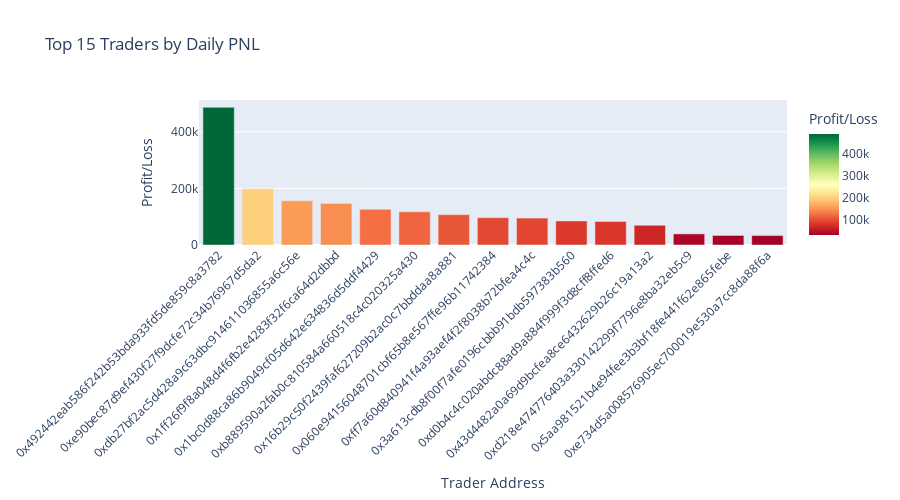
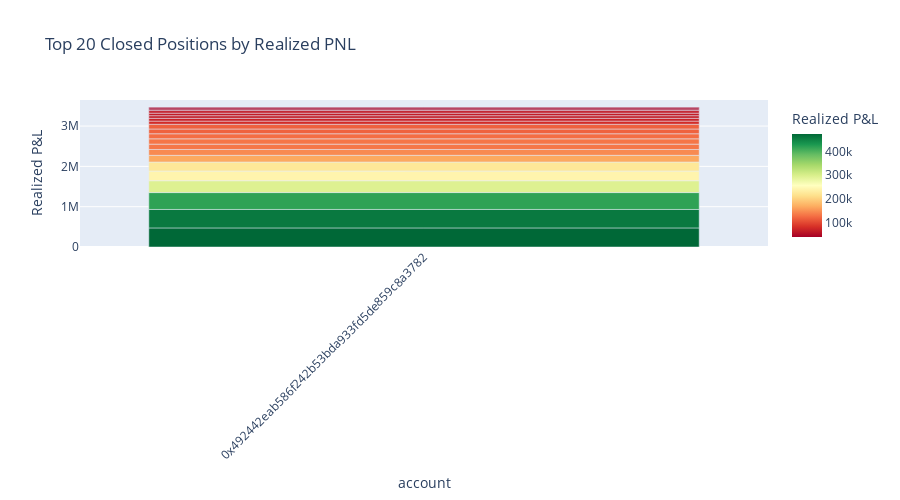
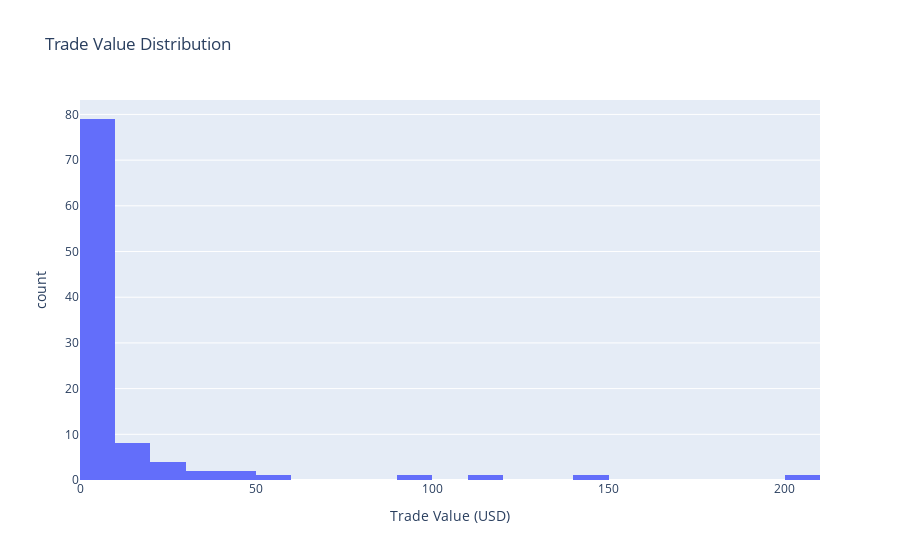
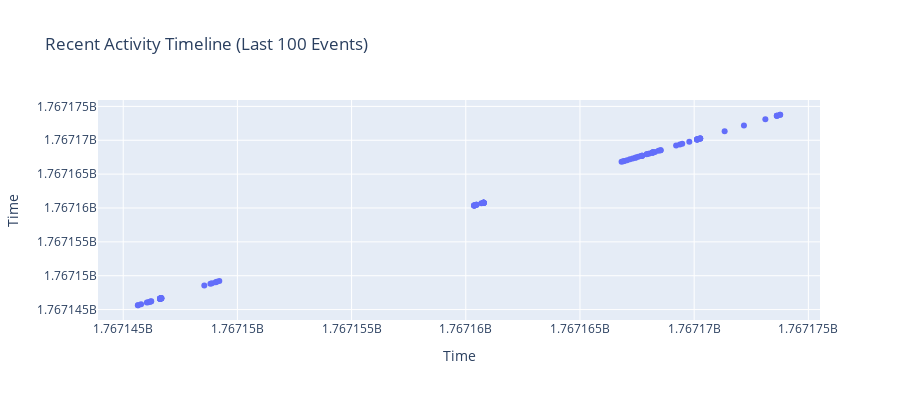

Notebook source saved alongside these figures, in order:
### Code cell
# Visualize Leaderboard - Top Traders by PNL
if len(df_leaderboard) > 0 and 'pnl' in df_leaderboard.columns:
    fig1 = px.bar(
        df_leaderboard.head(15),
        x='account' if 'account' in df_leaderboard.columns else df_leaderboard.columns[0],
        y='pnl',
        title='Top 15 Traders by Daily PNL',
        labels={'pnl': 'Profit/Loss', 'account': 'Trader Address'},
        color='pnl',
        color_continuous_scale='RdYlGn'
    )
    fig1.update_layout(xaxis_tickangle=-45, height=500)
    display(fig1)

# Visualize Closed Positions - Best Realized PNL
if len(df_closed_positions) > 0 and 'realizedPnl' in df_closed_positions.columns:
    fig2 = px.bar(
        df_closed_positions.head(20),
        x=df_closed_positions.columns[0],
        y='realizedPnl',
        title='Top 20 Closed Positions by Realized PNL',
        labels={'realizedPnl': 'Realized P&L'},
        color='realizedPnl',
        color_continuous_scale='RdYlGn'
    )
    fig2.update_layout(xaxis_tickangle=-45, height=500)
    display(fig2)

# Visualize Trade Volume Distribution
if len(df_trades) > 0:
    if 'size' in df_trades.columns and 'price' in df_trades.columns:
        # Calculate trade value
        df_trades_viz = df_trades.with_columns([
            (pl.col('size').cast(pl.Float64) * pl.col('price').cast(pl.Float64)).alias('trade_value')
        ])
        
        fig3 = px.histogram(
            df_trades_viz,
            x='trade_value',
            nbins=30,
            title='Trade Value Distribution',
            labels={'trade_value': 'Trade Value (USD)'}
        )
        display(fig3)

# Activity Timeline
if len(df_activity) > 0 and 'timestamp' in df_activity.columns:
    df_activity_viz = df_activity.with_columns([
        pl.col('timestamp').cast(pl.Int64).alias('ts_int')
    ]).sort('ts_int')
    
    fig4 = px.scatter(
        df_activity_viz.head(100),
        x='timestamp',
        y=df_activity_viz.columns[1] if len(df_activity_viz.columns) > 1 else 'timestamp',
        title='Recent Activity Timeline (Last 100 Events)',
        labels={'timestamp': 'Time'}
    )
    fig4.update_layout(height=400)
    display(fig4)

print("\n✅ Visualization complete!")

### Figure 1 — Plotly figure (JSON) as saved in the notebook; plotly's stock layout.template omitted (floating-point values rounded to 4 significant figures)
{"data": [{"hovertemplate": "Trader Address=%{x}<br>Profit/Loss=%{marker.color}<extra></extra>", "legendgroup": "", "marker": {"color": [486800.0, 198800.0, 156300.0, 146800.0, 126200.0, 117100.0, 107300.0, 96500.0, 95150.0, 85170.0, 83410.0, 69740.0, 39250.0, 33690.0, 33270.0], "coloraxis": "coloraxis", "pattern": {"shape": ""}}, "name": "", "orientation": "v", "showlegend": false, "textposition": "auto", "type": "bar", "x": ["0x492442eab586f242b53bda933fd5de859c8a3782", "0xe90bec87d9ef430f27f9dcfe72c34b76967d5da2", "0xdb27bf2ac5d428a9c63dbc914611036855a6c56e", "0x1ff26f9f8a048d4f6fb2e4283f32f6ca64d2dbbd", "0x1bc0d88ca86b9049cf05d642e634836d5ddf4429", "0xb889590a2fab0c810584a660518c4c020325a430", "0x16b29c50f2439faf627209b2ac0c7bbddaa8a881", "0x060e94156048701cbf65b8e567ffe96b11742384", "0xff7a60d840941f4a93aef4f2f8038b72bfea4c4c", "0x3a613cdb8f00f7afe0196cbbb91bdb597383b560", "0xd0b4c4c020abdc88ad9a884f999f3d8cff8ffed6", "0x43d4482a0a69d9bcfea8ce6432629b26c19a13a2", "0xd218e474776403a330142299f7796e8ba32eb5c9", "0x5aa981521b4e94fee3b3bf18fe441f62e865febe", "0xe734d5a008576905ec700019e530a7cc8da88f6a"], "xaxis": "x", "y": [486800.0, 198800.0, 156300.0, 146800.0, 126200.0, 117100.0, 107300.0, 96500.0, 95150.0, 85170.0, 83410.0, 69740.0, 39250.0, 33690.0, 33270.0], "yaxis": "y"}], "layout": {"barmode": "relative", "coloraxis": {"colorbar": {"title": {"text": "Profit/Loss"}}, "colorscale": [[0, "rgb(165,0,38)"], [0.1, "rgb(215,48,39)"], [0.2, "rgb(244,109,67)"], [0.3, "rgb(253,174,97)"], [0.4, "rgb(254,224,139)"], [0.5, "rgb(255,255,191)"], [0.6, "rgb(217,239,139)"], [0.7, "rgb(166,217,106)"], [0.8, "rgb(102,189,99)"], [0.9, "rgb(26,152,80)"], [1, "rgb(0,104,55)"]]}, "height": 500, "legend": {"tracegroupgap": 0}, "title": {"text": "Top 15 Traders by Daily PNL"}, "xaxis": {"anchor": "y", "domain": [0, 1], "tickangle": -45, "title": {"text": "Trader Address"}}, "yaxis": {"anchor": "x", "domain": [0, 1], "title": {"text": "Profit/Loss"}}}}

### Figure 2 — Plotly figure (JSON) as saved in the notebook; plotly's stock layout.template omitted (floating-point values rounded to 4 significant figures)
{"data": [{"hovertemplate": "account=%{x}<br>Realized P&L=%{marker.color}<extra></extra>", "legendgroup": "", "marker": {"color": [473300.0, 457900.0, 418300.0, 294200.0, 240700.0, 223400.0, 165900.0, 145300.0, 132500.0, 132000.0, 125800.0, 118000.0, 117400.0, 78260.0, 69190.0, 64720.0, 63730.0, 63080.0, 41560.0, 38830.0], "coloraxis": "coloraxis", "pattern": {"shape": ""}}, "name": "", "orientation": "v", "showlegend": false, "textposition": "auto", "type": "bar", "x": ["0x492442eab586f242b53bda933fd5de859c8a3782", "0x492442eab586f242b53bda933fd5de859c8a3782", "0x492442eab586f242b53bda933fd5de859c8a3782", "0x492442eab586f242b53bda933fd5de859c8a3782", "0x492442eab586f242b53bda933fd5de859c8a3782", "0x492442eab586f242b53bda933fd5de859c8a3782", "0x492442eab586f242b53bda933fd5de859c8a3782", "0x492442eab586f242b53bda933fd5de859c8a3782", "0x492442eab586f242b53bda933fd5de859c8a3782", "0x492442eab586f242b53bda933fd5de859c8a3782", "0x492442eab586f242b53bda933fd5de859c8a3782", "0x492442eab586f242b53bda933fd5de859c8a3782", "0x492442eab586f242b53bda933fd5de859c8a3782", "0x492442eab586f242b53bda933fd5de859c8a3782", "0x492442eab586f242b53bda933fd5de859c8a3782", "0x492442eab586f242b53bda933fd5de859c8a3782", "0x492442eab586f242b53bda933fd5de859c8a3782", "0x492442eab586f242b53bda933fd5de859c8a3782", "0x492442eab586f242b53bda933fd5de859c8a3782", "0x492442eab586f242b53bda933fd5de859c8a3782"], "xaxis": "x", "y": [473300.0, 457900.0, 418300.0, 294200.0, 240700.0, 223400.0, 165900.0, 145300.0, 132500.0, 132000.0, 125800.0, 118000.0, 117400.0, 78260.0, 69190.0, 64720.0, 63730.0, 63080.0, 41560.0, 38830.0], "yaxis": "y"}], "layout": {"barmode": "relative", "coloraxis": {"colorbar": {"title": {"text": "Realized P&L"}}, "colorscale": [[0, "rgb(165,0,38)"], [0.1, "rgb(215,48,39)"], [0.2, "rgb(244,109,67)"], [0.3, "rgb(253,174,97)"], [0.4, "rgb(254,224,139)"], [0.5, "rgb(255,255,191)"], [0.6, "rgb(217,239,139)"], [0.7, "rgb(166,217,106)"], [0.8, "rgb(102,189,99)"], [0.9, "rgb(26,152,80)"], [1, "rgb(0,104,55)"]]}, "height": 500, "legend": {"tracegroupgap": 0}, "title": {"text": "Top 20 Closed Positions by Realized PNL"}, "xaxis": {"anchor": "y", "domain": [0, 1], "tickangle": -45, "title": {"text": "account"}}, "yaxis": {"anchor": "x", "domain": [0, 1], "title": {"text": "Realized P&L"}}}}

### Figure 3 — Plotly figure (JSON) as saved in the notebook; plotly's stock layout.template omitted (floating-point values rounded to 4 significant figures)
{"data": [{"bingroup": "x", "hovertemplate": "Trade Value (USD)=%{x}<br>count=%{y}<extra></extra>", "legendgroup": "", "marker": {"color": "#636efa", "pattern": {"shape": ""}}, "name": "", "nbinsx": 30, "orientation": "v", "showlegend": false, "type": "histogram", "x": [2.46, 3.0, 207.0, 1.45, 4.5, 1.65, 26.62, 4.544, 5.0, 8.64, 3.6, 1.45, 18.72, 0.1018, 48.32, 1.71, 4.0, 29.0, 10.8, 1.0, 3.55, 2.9, 1.0, 1.02, 1.183, 7.2, 4.995, 2.9, 7.1, 1.49, 8.64, 1.5, 1.08, 26.07, 4.5, 13.2, 1.1, 1.1, 4.15, 3.55, 3.55, 1.1, 1.1, 3.28, 2.16, 6.89, 150.0, 3.4, 3.35, 1.1, 4.996, 5.04, 1.5, 2.25, 39.6, 13.6, 5.254, 1.946, 1.97, 4.995, 119.6, 3.35, 2.0, 10.05, 3.4, 2.1, 1.1, 4.95, 1.65, 14.76, 28.91, 4.95, 1.08, 1.1, 10.0, 6.197, 1.92, 1.7, 1.34, 5.254, 4.449, 2.0, 9.89, 39.62, 100.0, 5.254, 1.08, 4.925, 5.99, 5.254, 15.11, 49.77, 0.99, 3.6, 1.5, 10.62, 59.01, 5.254, 1.1, 3.2], "xaxis": "x", "yaxis": "y"}], "layout": {"barmode": "relative", "legend": {"tracegroupgap": 0}, "title": {"text": "Trade Value Distribution"}, "xaxis": {"anchor": "y", "domain": [0, 1], "title": {"text": "Trade Value (USD)"}}, "yaxis": {"anchor": "x", "domain": [0, 1], "title": {"text": "count"}}}}

### Figure 4 — Plotly figure (JSON) as saved in the notebook; plotly's stock layout.template omitted (floating-point values rounded to 4 significant figures)
{"data": [{"hovertemplate": "Time=%{y}<extra></extra>", "legendgroup": "", "marker": {"color": "#636efa", "symbol": "circle"}, "mode": "markers", "name": "", "orientation": "v", "showlegend": false, "type": "scatter", "x": [1767145641, 1767145651, 1767145783, 1767146035, 1767146097, 1767146171, 1767146211, 1767146227, 1767146617, 1767146617, 1767146619, 1767146619, 1767146619, 1767146619, 1767146621, 1767146621, 1767146623, 1767146627, 1767146627, 1767146651, 1767146653, 1767146657, 1767146661, 1767146663, 1767146663, 1767146679, 1767148551, 1767148819, 1767148889, 1767149049, 1767149099, 1767149207, 1767160363, 1767160369, 1767160369, 1767160373, 1767160377, 1767160463, 1767160465, 1767160467, 1767160683, 1767160773, 1767160777, 1767160777, 1767160779, 1767160781, 1767160781, 1767160781, 1767160781, 1767160781, 1767160783, 1767160787, 1767166821, 1767166897, 1767166943, 1767167063, 1767167187, 1767167309, 1767167429, 1767167451, 1767167551, 1767167673, 1767167719, 1767167719, 1767167719, 1767167917, 1767167953, 1767168041, 1767168175, 1767168175, 1767168191, 1767168191, 1767168191, 1767168283, 1767168439, 1767168531, 1767168531, 1767169209, 1767169375, 1767169477, 1767169787, 1767170127, 1767170127, 1767170127, 1767170127, 1767170147, 1767170147, 1767170195, 1767170263, 1767170263, 1767170263, 1767170263, 1767171335, 1767172179, 1767173117, 1767173621, 1767173621, 1767173621, 1767173765, 1767173765], "xaxis": "x", "y": [1767145641, 1767145651, 1767145783, 1767146035, 1767146097, 1767146171, 1767146211, 1767146227, 1767146617, 1767146617, 1767146619, 1767146619, 1767146619, 1767146619, 1767146621, 1767146621, 1767146623, 1767146627, 1767146627, 1767146651, 1767146653, 1767146657, 1767146661, 1767146663, 1767146663, 1767146679, 1767148551, 1767148819, 1767148889, 1767149049, 1767149099, 1767149207, 1767160363, 1767160369, 1767160369, 1767160373, 1767160377, 1767160463, 1767160465, 1767160467, 1767160683, 1767160773, 1767160777, 1767160777, 1767160779, 1767160781, 1767160781, 1767160781, 1767160781, 1767160781, 1767160783, 1767160787, 1767166821, 1767166897, 1767166943, 1767167063, 1767167187, 1767167309, 1767167429, 1767167451, 1767167551, 1767167673, 1767167719, 1767167719, 1767167719, 1767167917, 1767167953, 1767168041, 1767168175, 1767168175, 1767168191, 1767168191, 1767168191, 1767168283, 1767168439, 1767168531, 1767168531, 1767169209, 1767169375, 1767169477, 1767169787, 1767170127, 1767170127, 1767170127, 1767170127, 1767170147, 1767170147, 1767170195, 1767170263, 1767170263, 1767170263, 1767170263, 1767171335, 1767172179, 1767173117, 1767173621, 1767173621, 1767173621, 1767173765, 1767173765], "yaxis": "y"}], "layout": {"height": 400, "legend": {"tracegroupgap": 0}, "title": {"text": "Recent Activity Timeline (Last 100 Events)"}, "xaxis": {"anchor": "y", "domain": [0, 1], "title": {"text": "Time"}}, "yaxis": {"anchor": "x", "domain": [0, 1], "title": {"text": "Time"}}}}
